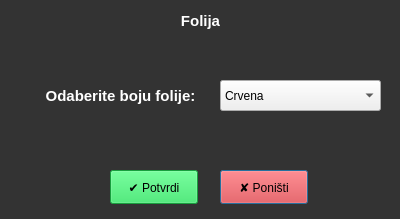
<?xml version="1.0" encoding="UTF-8"?>
<ui version="4.0">
 <class>folijaDijalog</class>
 <widget class="QDialog" name="folijaDijalog">
  <property name="geometry">
   <rect>
    <x>0</x>
    <y>0</y>
    <width>400</width>
    <height>219</height>
   </rect>
  </property>
  <property name="windowTitle">
   <string>Dialog</string>
  </property>
  <property name="styleSheet">
   <string notr="true">QDialog{
	background-color: #333333;
	color: white;
}</string>
  </property>
  <widget class="QPushButton" name="ponisti">
   <property name="geometry">
    <rect>
     <x>220</x>
     <y>170</y>
     <width>88</width>
     <height>34</height>
    </rect>
   </property>
   <property name="styleSheet">
    <string notr="true">QPushButton{
	Background-color: #e83131;
}</string>
   </property>
   <property name="text">
    <string>✘ Poništi</string>
   </property>
  </widget>
  <widget class="QLabel" name="secenje">
   <property name="geometry">
    <rect>
     <x>0</x>
     <y>0</y>
     <width>401</width>
     <height>41</height>
    </rect>
   </property>
   <property name="font">
    <font>
     <pointsize>11</pointsize>
     <weight>75</weight>
     <bold>true</bold>
    </font>
   </property>
   <property name="styleSheet">
    <string notr="true">QLabel{
	Color: white;
}</string>
   </property>
   <property name="text">
    <string>Folija</string>
   </property>
   <property name="alignment">
    <set>Qt::AlignCenter</set>
   </property>
  </widget>
  <widget class="QLabel" name="pocetnaTacka">
   <property name="geometry">
    <rect>
     <x>10</x>
     <y>70</y>
     <width>221</width>
     <height>51</height>
    </rect>
   </property>
   <property name="font">
    <font>
     <pointsize>11</pointsize>
     <weight>75</weight>
     <bold>true</bold>
    </font>
   </property>
   <property name="styleSheet">
    <string notr="true">QLabel{
	Color: white;
}</string>
   </property>
   <property name="text">
    <string>Odaberite boju folije:</string>
   </property>
   <property name="alignment">
    <set>Qt::AlignCenter</set>
   </property>
  </widget>
  <widget class="QPushButton" name="potvrdi">
   <property name="geometry">
    <rect>
     <x>110</x>
     <y>170</y>
     <width>88</width>
     <height>34</height>
    </rect>
   </property>
   <property name="styleSheet">
    <string notr="true">QPushButton{
	Background-color: #21de57;
}</string>
   </property>
   <property name="text">
    <string>✔ Potvrdi</string>
   </property>
  </widget>
  <widget class="QComboBox" name="folije">
   <property name="geometry">
    <rect>
     <x>220</x>
     <y>80</y>
     <width>161</width>
     <height>31</height>
    </rect>
   </property>
   <item>
    <property name="text">
     <string>Crvena</string>
    </property>
   </item>
   <item>
    <property name="text">
     <string>Zelena</string>
    </property>
   </item>
   <item>
    <property name="text">
     <string>Plava</string>
    </property>
   </item>
  </widget>
 </widget>
 <resources/>
 <connections>
  <connection>
   <sender>potvrdi</sender>
   <signal>clicked()</signal>
   <receiver>folijaDijalog</receiver>
   <slot>accept()</slot>
   <hints>
    <hint type="sourcelabel">
     <x>153</x>
     <y>186</y>
    </hint>
    <hint type="destinationlabel">
     <x>199</x>
     <y>109</y>
    </hint>
   </hints>
  </connection>
  <connection>
   <sender>ponisti</sender>
   <signal>clicked()</signal>
   <receiver>folijaDijalog</receiver>
   <slot>reject()</slot>
   <hints>
    <hint type="sourcelabel">
     <x>263</x>
     <y>186</y>
    </hint>
    <hint type="destinationlabel">
     <x>199</x>
     <y>109</y>
    </hint>
   </hints>
  </connection>
 </connections>
</ui>
